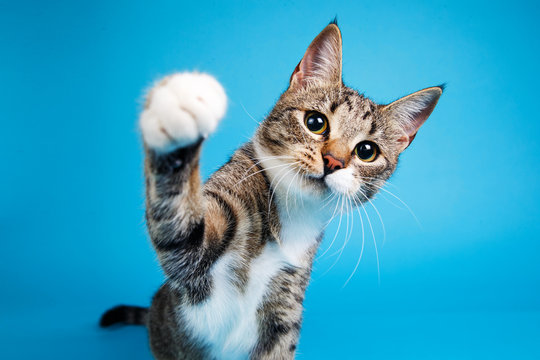
#> input picture base-images/cat.jpg, 540 x 360 px; its folder holds only this picture in this run
$ python main.py
#> lines starting #> are read from the running program, lines starting #| are printed output that depends on the picture; after the words box and inside, x2 and y2 are one past the last pixel; in counts of white or black regions, pixels touching at a corner belong together
import cv2
import os


def cartoonize_image(input_path, output_path):
    """
    "Cartoonifies" an image by applying median filtering then bilateral filtering,
    edge detection, and overlapping edge and color layers.
    """
#> called with input_path = 'base-images/cat.jpg'
    #Read the image
    img = cv2.imread(input_path)
#> img is the input picture: shape (360, 540, 3); mean B, G, R 191.9, 160, 55.5
    if img is None:
        print(f"Error: Cannot load image {input_path}")
        return

    #Resize for consistency
    img = cv2.resize(img, (800, 800))
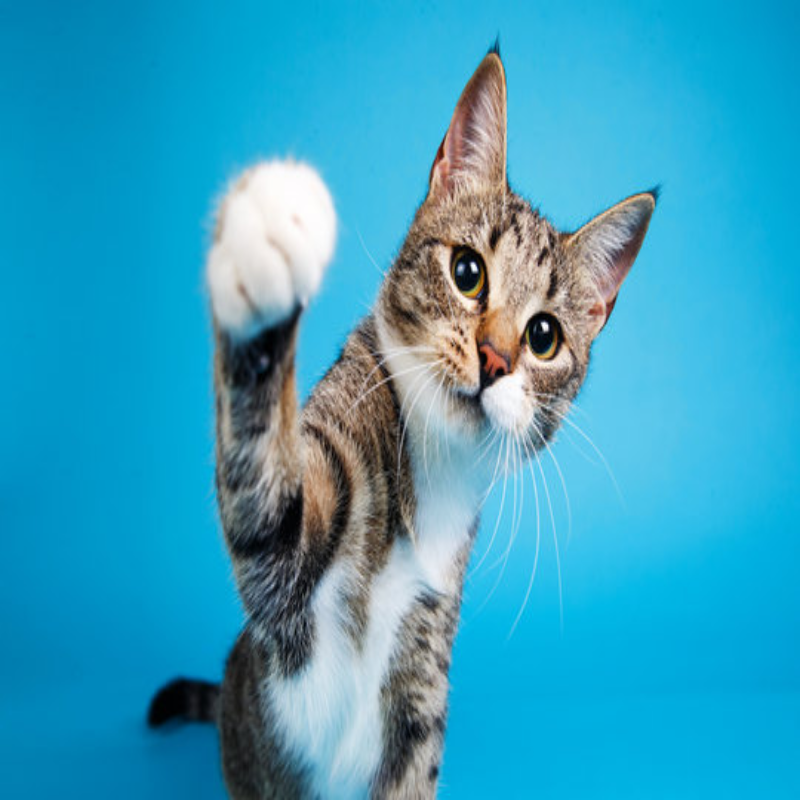
#> img: shape (800, 800, 3); mean B, G, R 191.8, 159.9, 55.4

    #Apply Median Filter to reduce noise
    median_filtered = cv2.medianBlur(img, 5)

    #Convert to Grayscale
    gray = cv2.cvtColor(median_filtered, cv2.COLOR_BGR2GRAY)
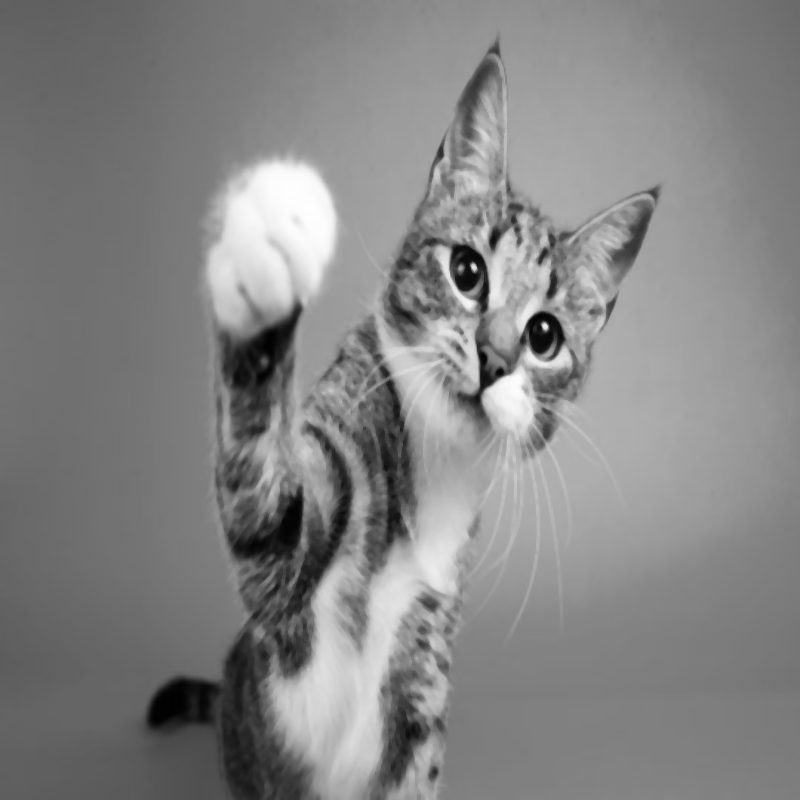
#> gray: shape (800, 800); min 1, max 254, mean 132.3

    #Detect edges using adaptive thresholding
    edges = cv2.adaptiveThreshold(
        gray, 255, cv2.ADAPTIVE_THRESH_MEAN_C, cv2.THRESH_BINARY, 9, 9
    )
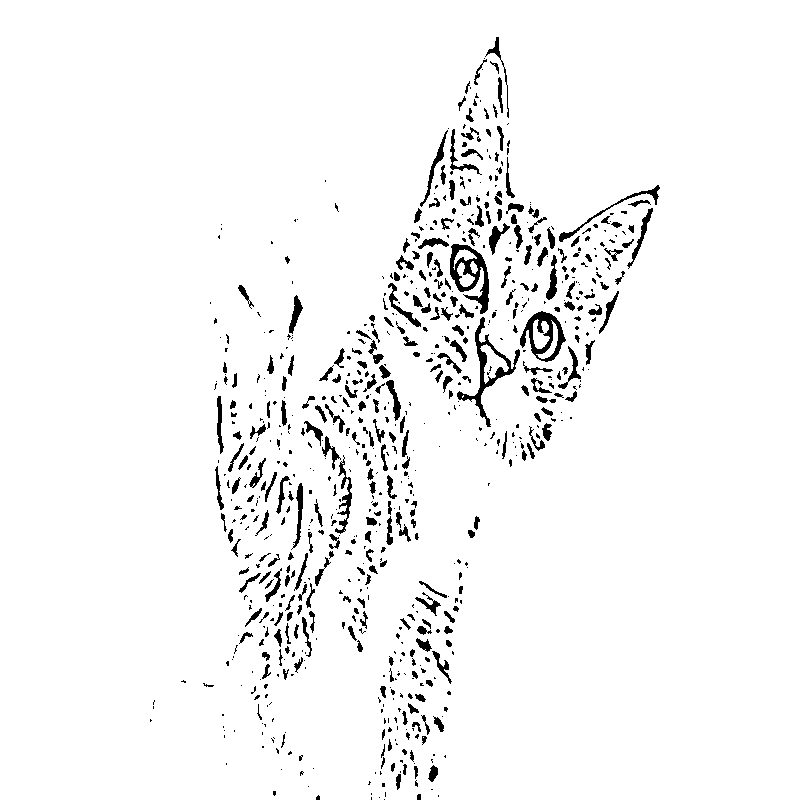
#> edges: shape (800, 800); 96% white; 768 black regions (458 under 20 px), largest, box (x1, y1, x2, y2) and area: (450, 244, 489, 314) 1117, (457, 317, 520, 427) 1071, (520, 311, 566, 362) 932

    #Apply Bilateral Filter for color smoothing while preserving edges
    color_smooth = cv2.bilateralFilter(median_filtered, 9, 300, 300)

    #Combine edge layer with smoothed color layer
    cartoon = cv2.bitwise_and(color_smooth, color_smooth, mask=edges)
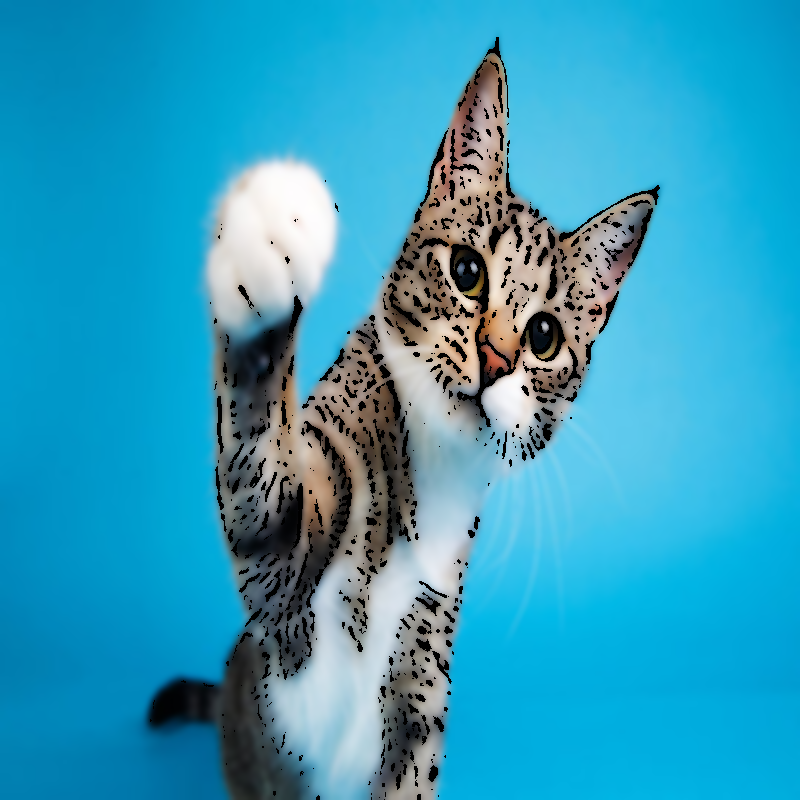
#> cartoon: shape (800, 800, 3); mean B, G, R 188.1, 156.1, 51.3

    #Save the image
    cv2.imwrite(output_path, cartoon)
    print(f"Cartoonized image saved at: {output_path}")


def process_directory(input_dir, output_dir):
    #Loops through the directory, sending each image for filtering
    if not os.path.exists(output_dir):
        os.makedirs(output_dir)

    for file_name in os.listdir(input_dir):
        input_path = os.path.join(input_dir, file_name)
        output_path = os.path.join(output_dir, file_name)

        # Ensure we are processing only image files
        if file_name.lower().endswith(('.png', '.jpg', '.jpeg', '.bmp')):
            print(f"Processing {file_name}...")
            cartoonize_image(input_path, output_path)
        else:
            print(f"Skipping non-image file: {file_name}")


if __name__ == "__main__":
    #Hardcoded directories
    input_directory = "base-images"
    output_directory = "cartooned-images\basic"

    #Start the program
    process_directory(input_directory, output_directory)

$ run again, on base-images/trees.jpg
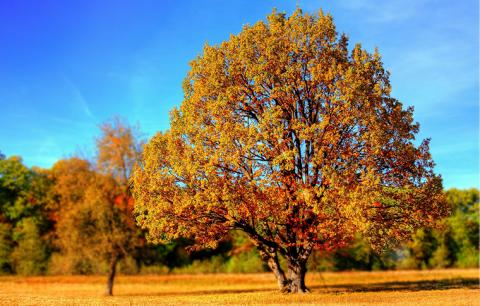
#> input picture base-images/trees.jpg, 480 x 306 px
#> in cartoonize_image, img is the input picture: shape (306, 480, 3); mean B, G, R 105.6, 123.5, 129.7
#> img: shape (800, 800, 3)
#> in cartoonize_image, `edges = cv2.adaptiveThreshold( gray, 255, cv2.ADAPTIVE_THRESH_MEAN_C, ..`:
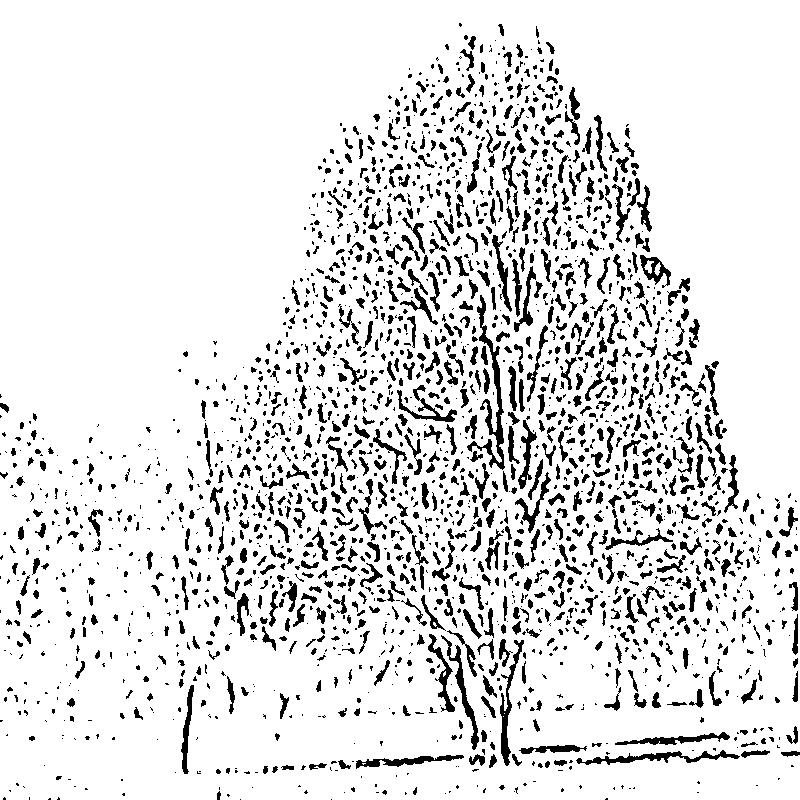
#> edges: shape (800, 800); 88.3% white; 2324 black regions (1294 under 20 px), largest, box (x1, y1, x2, y2) and area: (467, 295, 505, 470) 1318, (576, 750, 740, 765) 783, (500, 640, 524, 766) 710
#> in cartoonize_image, `cartoon = cv2.bitwise_and(color_smooth, color_smooth, mask=edges)`:
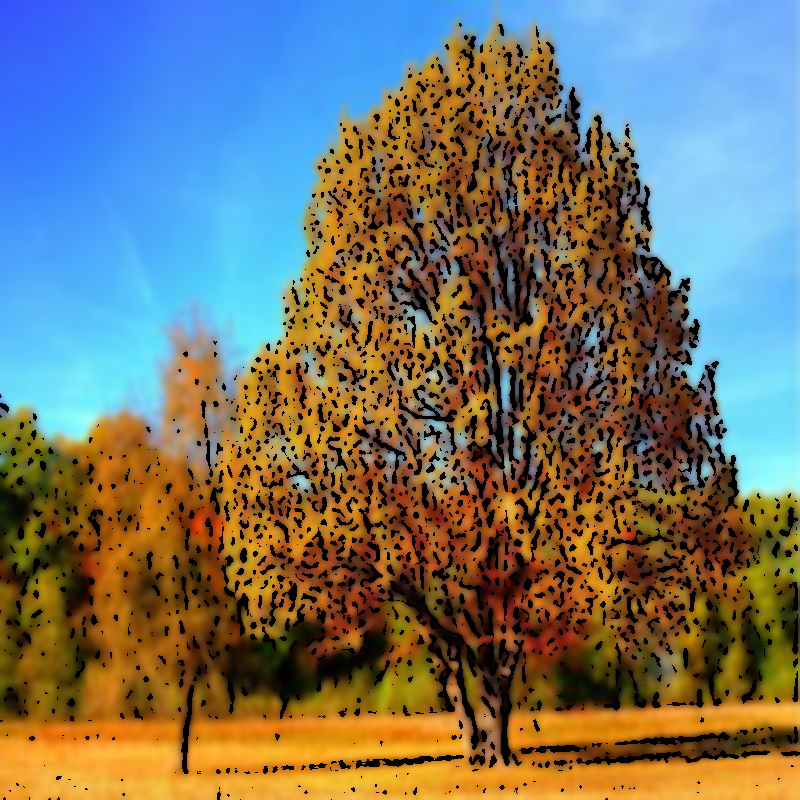
#> cartoon: shape (800, 800, 3); mean B, G, R 101.1, 114.7, 115.6

$ run again, on base-images/leaf.jpg
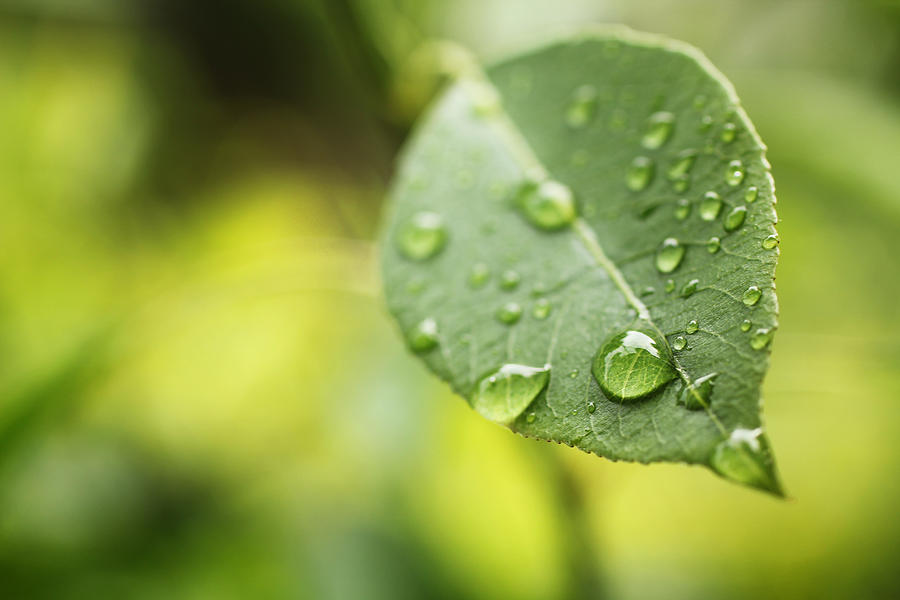
#> input picture base-images/leaf.jpg, 900 x 600 px
#> in cartoonize_image, img is the input picture: shape (600, 900, 3); mean B, G, R 68.6, 158.7, 140.1
#> img: shape (800, 800, 3)
#> in cartoonize_image, `edges = cv2.adaptiveThreshold( gray, 255, cv2.ADAPTIVE_THRESH_MEAN_C, ..`:
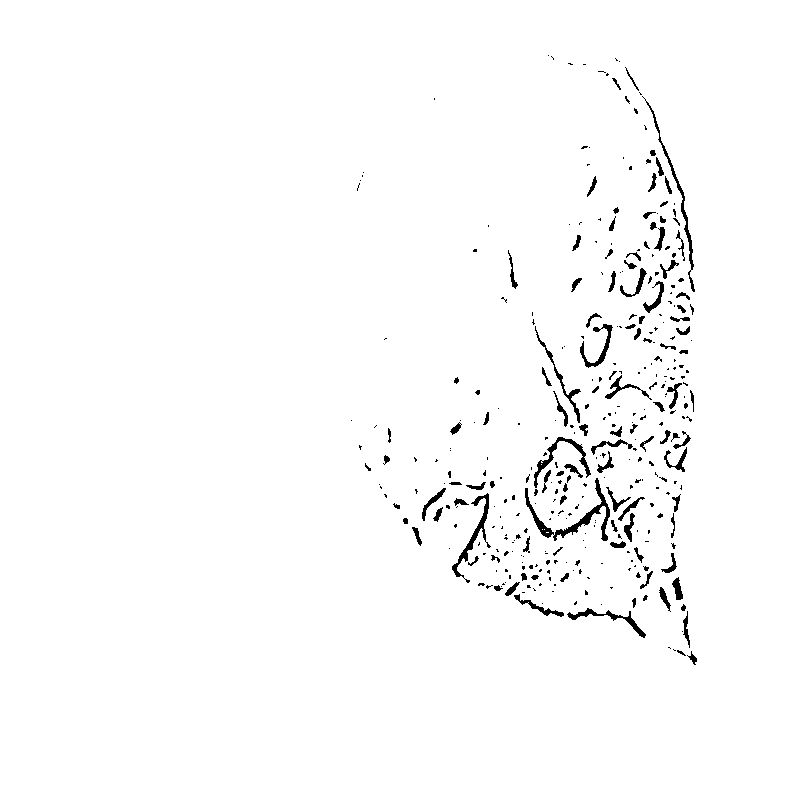
#> edges: shape (800, 800); 98.2% white; 360 black regions (249 under 20 px), largest, box (x1, y1, x2, y2) and area: (525, 478, 610, 541) 902, (452, 493, 491, 583) 557, (642, 96, 695, 292) 538
#> in cartoonize_image, `cartoon = cv2.bitwise_and(color_smooth, color_smooth, mask=edges)`:
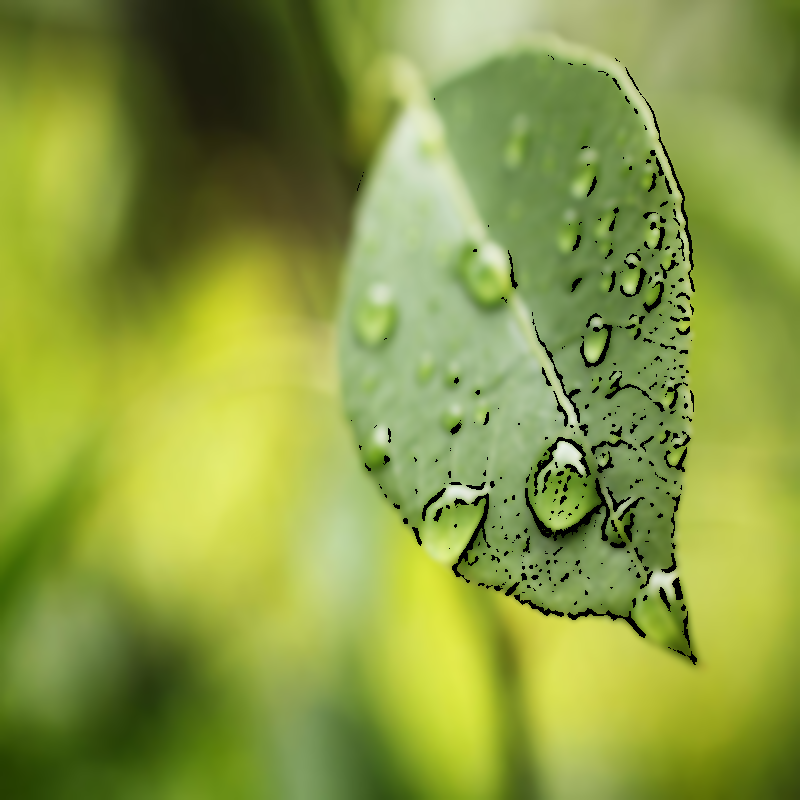
#> cartoon: shape (800, 800, 3); mean B, G, R 67.4, 156.1, 138

$ run again, on base-images/lizard.jpg
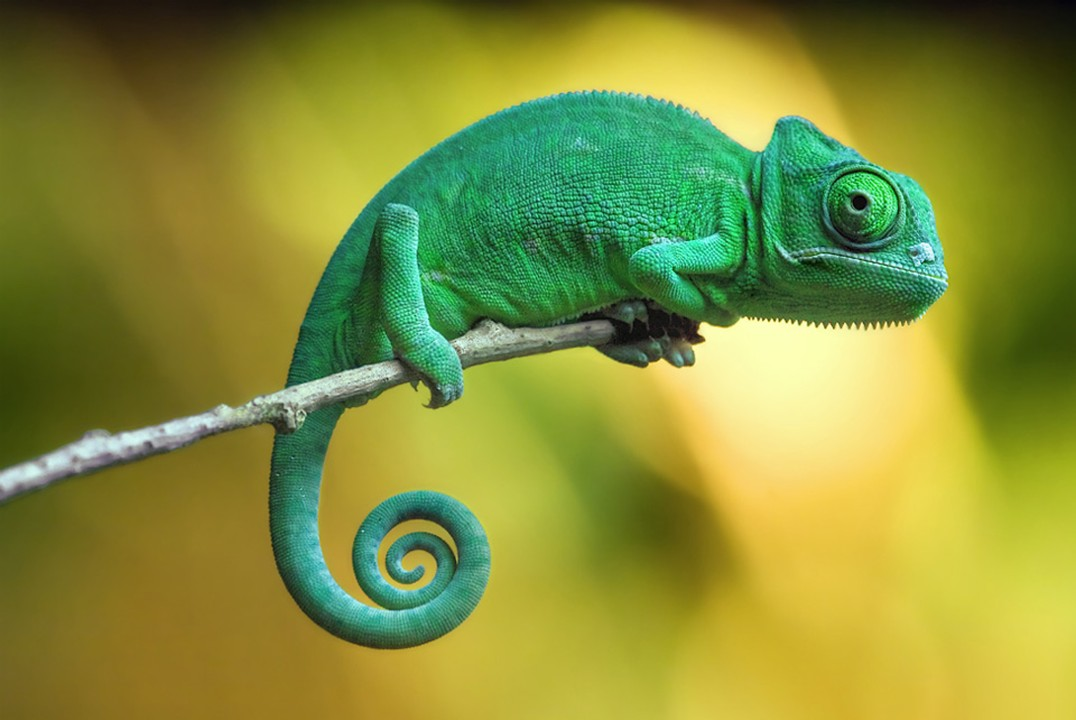
#> input picture base-images/lizard.jpg, 1076 x 720 px
#> in cartoonize_image, img is the input picture: shape (720, 1076, 3); mean B, G, R 57.1, 142.7, 133.4
#> img: shape (800, 800, 3)
#> in cartoonize_image, `edges = cv2.adaptiveThreshold( gray, 255, cv2.ADAPTIVE_THRESH_MEAN_C, ..`:
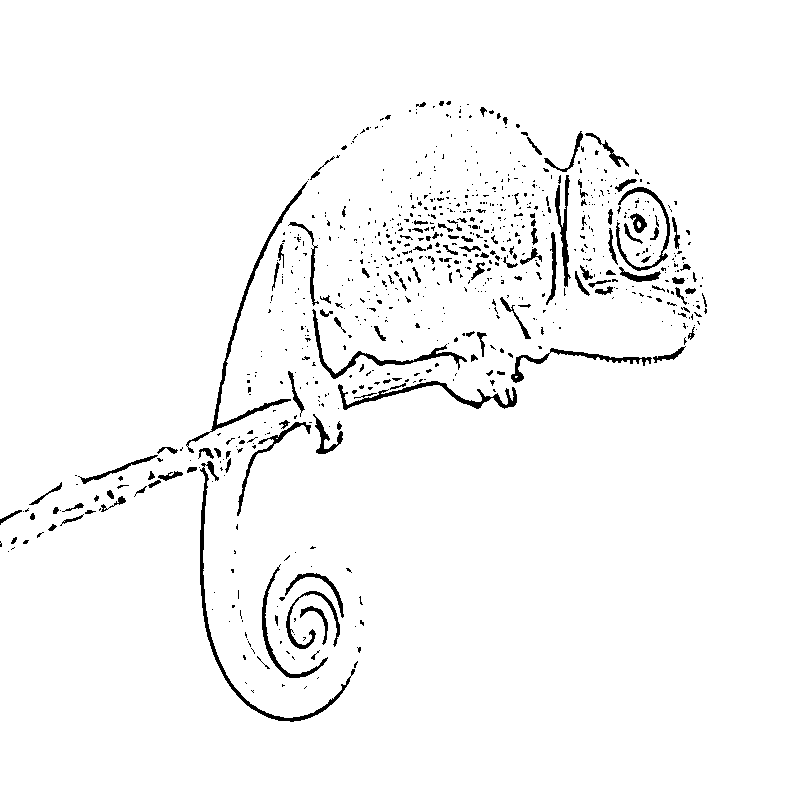
#> edges: shape (800, 800); 96.9% white; 773 black regions (639 under 20 px), largest, box (x1, y1, x2, y2) and area: (200, 461, 355, 722) 1466, (186, 181, 308, 453) 1325, (338, 381, 517, 410) 1047
#> in cartoonize_image, `cartoon = cv2.bitwise_and(color_smooth, color_smooth, mask=edges)`:
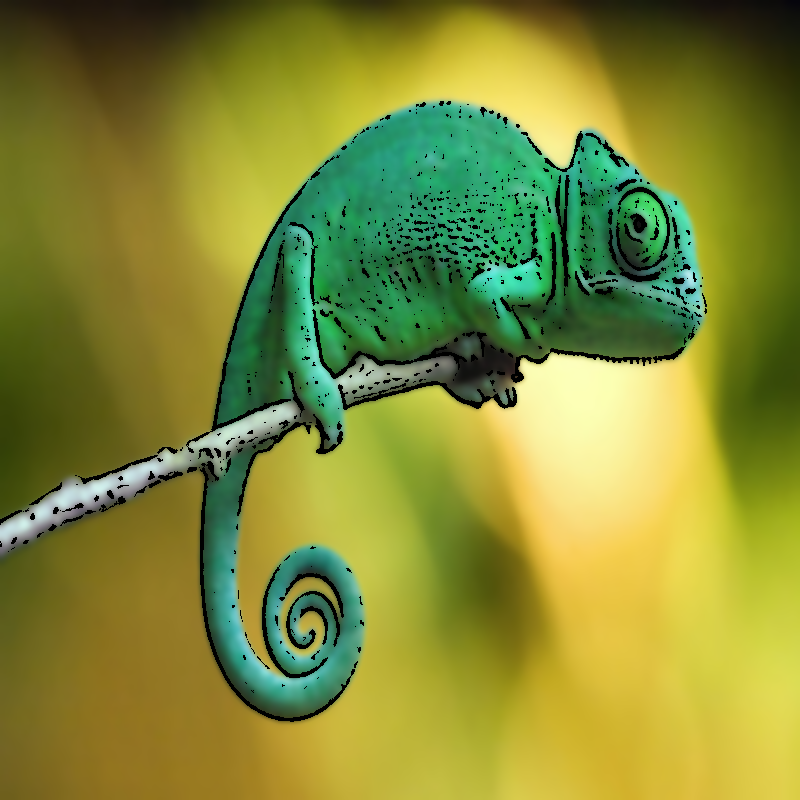
#> cartoon: shape (800, 800, 3); mean B, G, R 54.5, 138.9, 131.1
